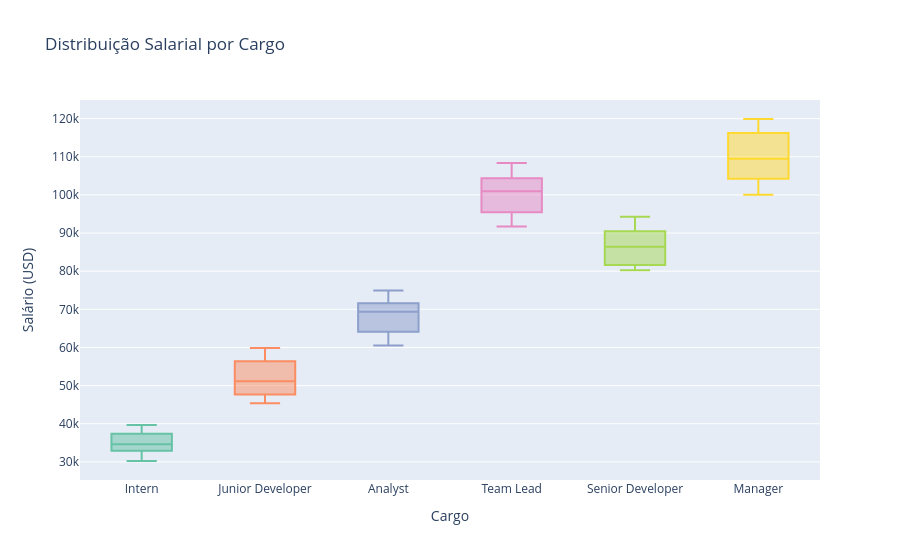

This figure's notebook cell:
### Markdown cell above
## 4. Salário por Cargo

### Code cell
ordem_cargos = ['Intern', 'Junior Developer', 'Analyst', 'Team Lead', 'Senior Developer', 'Manager']

fig = px.box(
    df, x='Position', y='Salary',
    title='Distribuição Salarial por Cargo',
    labels={'Position': 'Cargo', 'Salary': 'Salário (USD)'},
    category_orders={'Position': ordem_cargos},
    color='Position',
    color_discrete_sequence=px.colors.qualitative.Set2
)
fig.update_layout(showlegend=False)
fig.show()

### Figure 1 — Plotly figure (JSON) as saved in the notebook; plotly's stock layout.template omitted (floating-point values rounded to 4 significant figures)
{"data": [{"alignmentgroup": "True", "hovertemplate": "Cargo=%{x}<br>Salário (USD)=%{y}<extra></extra>", "legendgroup": "Intern", "marker": {"color": "rgb(102,194,165)"}, "name": "Intern", "notched": false, "offsetgroup": "Intern", "orientation": "v", "showlegend": true, "type": "box", "x": ["Intern", "Intern", "Intern", "Intern", "Intern", "Intern", "Intern", "Intern", "Intern", "Intern", "Intern", "Intern", "Intern", "Intern", "Intern", "Intern", "Intern", "Intern", "Intern", "Intern", "Intern", "Intern", "Intern", "Intern", "Intern", "Intern", "Intern", "Intern", "Intern", "Intern"], "x0": " ", "xaxis": "x", "y": [38303, 39670, 35169, 37855, 30509, 33105, 38878, 35636, 36842, 31230, 39138, 32903, 33770, 34535, 35375, 30231, 31878, 37357, 31456, 38714, 32010, 34697, 34412, 35130, 35192, 34076, 34601, 37353, 31328, 32992], "y0": " ", "yaxis": "y"}, {"alignmentgroup": "True", "hovertemplate": "Cargo=%{x}<br>Salário (USD)=%{y}<extra></extra>", "legendgroup": "Junior Developer", "marker": {"color": "rgb(252,141,98)"}, "name": "Junior Developer", "notched": false, "offsetgroup": "Junior Developer", "orientation": "v", "showlegend": true, "type": "box", "x": ["Junior Developer", "Junior Developer", "Junior Developer", "Junior Developer", "Junior Developer", "Junior Developer", "Junior Developer", "Junior Developer", "Junior Developer", "Junior Developer", "Junior Developer", "Junior Developer", "Junior Developer", "Junior Developer", "Junior Developer", "Junior Developer", "Junior Developer", "Junior Developer", "Junior Developer", "Junior Developer", "Junior Developer", "Junior Developer", "Junior Developer", "Junior Developer", "Junior Developer", "Junior Developer", "Junior Developer", "Junior Developer", "Junior Developer", "Junior Developer", "Junior Developer", "Junior Developer", "Junior Developer", "Junior Developer", "Junior Developer"], "x0": " ", "xaxis": "x", "y": [48740, 49323, 52122, 50233, 51316, 56946, 46910, 47188, 57478, 47322, 59502, 49778, 51123, 54047, 59877, 47255, 49120, 46707, 54974, 53966, 54193, 46364, 56573, 53400, 45375, 58688, 59268, 55833, 47294, 50124, 51135, 56570, 58237, 50051, 46612], "y0": " ", "yaxis": "y"}, {"alignmentgroup": "True", "hovertemplate": "Cargo=%{x}<br>Salário (USD)=%{y}<extra></extra>", "legendgroup": "Analyst", "marker": {"color": "rgb(141,160,203)"}, "name": "Analyst", "notched": false, "offsetgroup": "Analyst", "orientation": "v", "showlegend": true, "type": "box", "x": ["Analyst", "Analyst", "Analyst", "Analyst", "Analyst", "Analyst", "Analyst", "Analyst", "Analyst", "Analyst", "Analyst", "Analyst", "Analyst", "Analyst", "Analyst", "Analyst", "Analyst", "Analyst", "Analyst", "Analyst", "Analyst", "Analyst", "Analyst", "Analyst", "Analyst", "Analyst", "Analyst", "Analyst", "Analyst", "Analyst", "Analyst", "Analyst", "Analyst"], "x0": " ", "xaxis": "x", "y": [63596, 66292, 73502, 70271, 71558, 64328, 61891, 65633, 70095, 73157, 70439, 69347, 68523, 71589, 71365, 63299, 62588, 67630, 70818, 60575, 62727, 63299, 69087, 73623, 69725, 64858, 70460, 73916, 72877, 66367, 74918, 71604, 60501], "y0": " ", "yaxis": "y"}, {"alignmentgroup": "True", "hovertemplate": "Cargo=%{x}<br>Salário (USD)=%{y}<extra></extra>", "legendgroup": "Team Lead", "marker": {"color": "rgb(231,138,195)"}, "name": "Team Lead", "notched": false, "offsetgroup": "Team Lead", "orientation": "v", "showlegend": true, "type": "box", "x": ["Team Lead", "Team Lead", "Team Lead", "Team Lead", "Team Lead", "Team Lead", "Team Lead", "Team Lead", "Team Lead", "Team Lead", "Team Lead", "Team Lead", "Team Lead", "Team Lead", "Team Lead", "Team Lead", "Team Lead", "Team Lead", "Team Lead", "Team Lead", "Team Lead", "Team Lead", "Team Lead", "Team Lead", "Team Lead", "Team Lead", "Team Lead", "Team Lead", "Team Lead", "Team Lead", "Team Lead", "Team Lead"], "x0": " ", "xaxis": "x", "y": [101133, 92915, 95072, 105893, 92074, 107279, 93896, 98912, 102592, 107751, 101100, 95289, 100865, 108390, 92217, 107062, 101416, 101420, 96579, 100280, 100592, 103586, 103407, 104318, 97387, 94026, 95555, 107062, 91680, 97569, 105640, 104341], "y0": " ", "yaxis": "y"}, {"alignmentgroup": "True", "hovertemplate": "Cargo=%{x}<br>Salário (USD)=%{y}<extra></extra>", "legendgroup": "Senior Developer", "marker": {"color": "rgb(166,216,84)"}, "name": "Senior Developer", "notched": false, "offsetgroup": "Senior Developer", "orientation": "v", "showlegend": true, "type": "box", "x": ["Senior Developer", "Senior Developer", "Senior Developer", "Senior Developer", "Senior Developer", "Senior Developer", "Senior Developer", "Senior Developer", "Senior Developer", "Senior Developer", "Senior Developer", "Senior Developer", "Senior Developer", "Senior Developer", "Senior Developer", "Senior Developer", "Senior Developer", "Senior Developer", "Senior Developer", "Senior Developer", "Senior Developer", "Senior Developer", "Senior Developer", "Senior Developer", "Senior Developer", "Senior Developer", "Senior Developer", "Senior Developer", "Senior Developer", "Senior Developer"], "x0": " ", "xaxis": "x", "y": [80721, 89571, 87114, 90885, 87041, 90310, 90439, 80976, 80228, 88117, 81627, 92954, 94110, 82101, 80567, 93702, 83554, 86537, 93569, 94290, 91663, 84510, 85674, 80513, 81248, 80793, 84252, 84152, 86941, 86286], "y0": " ", "yaxis": "y"}, {"alignmentgroup": "True", "hovertemplate": "Cargo=%{x}<br>Salário (USD)=%{y}<extra></extra>", "legendgroup": "Manager", "marker": {"color": "rgb(255,217,47)"}, "name": "Manager", "notched": false, "offsetgroup": "Manager", "orientation": "v", "showlegend": true, "type": "box", "x": ["Manager", "Manager", "Manager", "Manager", "Manager", "Manager", "Manager", "Manager", "Manager", "Manager", "Manager", "Manager", "Manager", "Manager", "Manager", "Manager", "Manager", "Manager", "Manager", "Manager", "Manager", "Manager", "Manager", "Manager", "Manager", "Manager", "Manager", "Manager", "Manager", "Manager", "Manager", "Manager", "Manager", "Manager", "Manager", "Manager", "Manager", "Manager", "Manager", "Manager"], "x0": " ", "xaxis": "x", "y": [112540, 118466, 100795, 119895, 108122, 101041, 116888, 100719, 108449, 119208, 115901, 107320, 111381, 103172, 114384, 108820, 107080, 104209, 100014, 110104, 102771, 109581, 116473, 102633, 115170, 110621, 105706, 107898, 100269, 117951, 109418, 116928, 119567, 101837, 113716, 119085, 117458, 116039, 107814, 104216], "y0": " ", "yaxis": "y"}], "layout": {"boxmode": "overlay", "legend": {"title": {"text": "Cargo"}, "tracegroupgap": 0}, "showlegend": false, "title": {"text": "Distribuição Salarial por Cargo"}, "xaxis": {"anchor": "y", "categoryarray": ["Intern", "Junior Developer", "Analyst", "Team Lead", "Senior Developer", "Manager"], "categoryorder": "array", "domain": [0.0, 1.0], "title": {"text": "Cargo"}}, "yaxis": {"anchor": "x", "domain": [0.0, 1.0], "title": {"text": "Salário (USD)"}}}}
